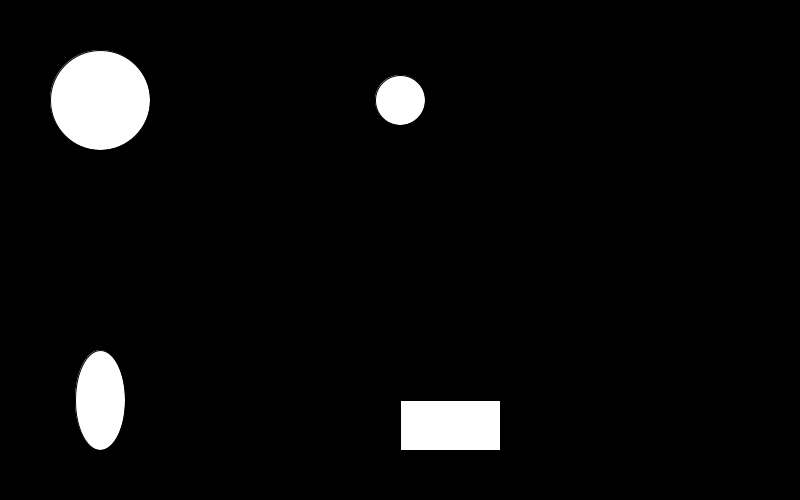
Frame 1 (no input)
Frame 60 (the mouse pressed at the canvas centre just before this capture): identical to frame 1, image omitted
Frame 120 (the mouse held since frame 60 and released just before this capture): identical to frame 1, image omitted

The Processing sketch that drew this single still picture (run headless with seeded random() and noise(); from frame 60 on, the mouse is pressed at the canvas centre):

// Processing sketch: Basics_2_coordinatesAndShapes
// ── Basics_2_coordinatesAndShapes.pde
void setup() {
  // Put your setup code here, to run once:
  
  //Set the size of the sketch to 800 x 500 pixels
  size(800, 500);
}

void draw() {
  // Put your main code here, to run repeatedly:
  
  //Set the background color to RGB Black
  background(0);
  
  //X and Y coordinates are drawn from the top left corner
  ellipse(100, 100, 100, 100);
  ellipse(400, 100, 50, 50);
  ellipse(100, 400, 50, 100);
  rect(400, 400, 100, 50);
}
